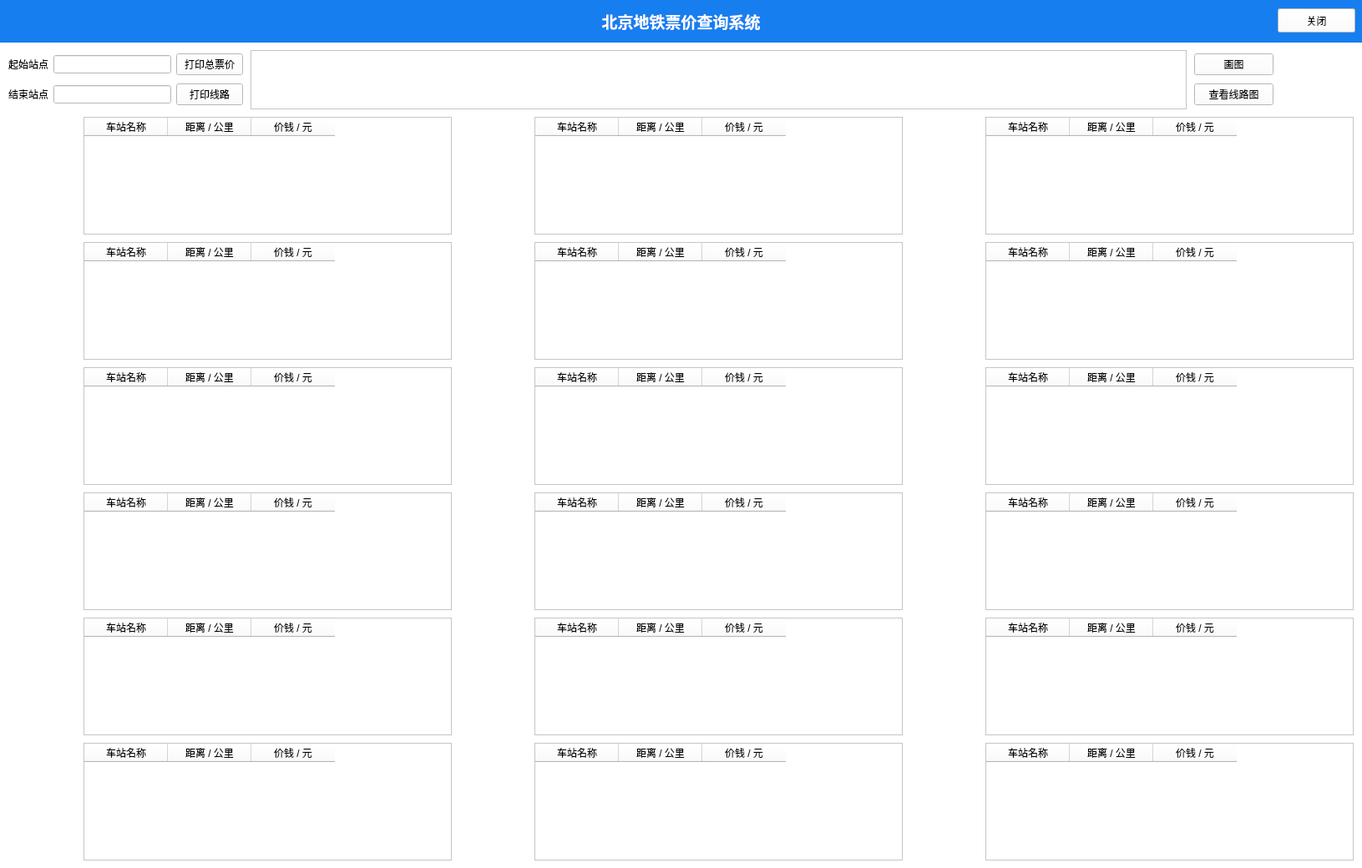
<?xml version="1.0" encoding="UTF-8"?>
<ui version="4.0">
 <class>Form</class>
 <widget class="QWidget" name="Form">
  <property name="geometry">
   <rect>
    <x>0</x>
    <y>0</y>
    <width>1631</width>
    <height>1040</height>
   </rect>
  </property>
  <property name="windowTitle">
   <string>Form</string>
  </property>
  <property name="styleSheet">
   <string notr="true">background-color: rgb(255, 255, 255);</string>
  </property>
  <widget class="QPushButton" name="exit_button">
   <property name="geometry">
    <rect>
     <x>1530</x>
     <y>10</y>
     <width>93</width>
     <height>29</height>
    </rect>
   </property>
   <property name="styleSheet">
    <string notr="true">font: 9pt &quot;微软雅黑&quot;;</string>
   </property>
   <property name="text">
    <string>关闭</string>
   </property>
  </widget>
  <widget class="QLabel" name="label_5">
   <property name="geometry">
    <rect>
     <x>0</x>
     <y>0</y>
     <width>1631</width>
     <height>51</height>
    </rect>
   </property>
   <property name="palette">
    <palette>
     <active>
      <colorrole role="WindowText">
       <brush brushstyle="SolidPattern">
        <color alpha="255">
         <red>0</red>
         <green>0</green>
         <blue>0</blue>
        </color>
       </brush>
      </colorrole>
      <colorrole role="Button">
       <brush brushstyle="SolidPattern">
        <color alpha="255">
         <red>22</red>
         <green>126</green>
         <blue>239</blue>
        </color>
       </brush>
      </colorrole>
      <colorrole role="Light">
       <brush brushstyle="SolidPattern">
        <color alpha="255">
         <red>120</red>
         <green>214</green>
         <blue>255</blue>
        </color>
       </brush>
      </colorrole>
      <colorrole role="Midlight">
       <brush brushstyle="SolidPattern">
        <color alpha="255">
         <red>67</red>
         <green>193</green>
         <blue>247</blue>
        </color>
       </brush>
      </colorrole>
      <colorrole role="Dark">
       <brush brushstyle="SolidPattern">
        <color alpha="255">
         <red>7</red>
         <green>86</green>
         <blue>120</blue>
        </color>
       </brush>
      </colorrole>
      <colorrole role="Mid">
       <brush brushstyle="SolidPattern">
        <color alpha="255">
         <red>9</red>
         <green>115</green>
         <blue>160</blue>
        </color>
       </brush>
      </colorrole>
      <colorrole role="Text">
       <brush brushstyle="SolidPattern">
        <color alpha="255">
         <red>0</red>
         <green>0</green>
         <blue>0</blue>
        </color>
       </brush>
      </colorrole>
      <colorrole role="BrightText">
       <brush brushstyle="SolidPattern">
        <color alpha="255">
         <red>255</red>
         <green>255</green>
         <blue>255</blue>
        </color>
       </brush>
      </colorrole>
      <colorrole role="ButtonText">
       <brush brushstyle="SolidPattern">
        <color alpha="255">
         <red>0</red>
         <green>0</green>
         <blue>0</blue>
        </color>
       </brush>
      </colorrole>
      <colorrole role="Base">
       <brush brushstyle="SolidPattern">
        <color alpha="255">
         <red>22</red>
         <green>126</green>
         <blue>239</blue>
        </color>
       </brush>
      </colorrole>
      <colorrole role="Window">
       <brush brushstyle="SolidPattern">
        <color alpha="255">
         <red>22</red>
         <green>126</green>
         <blue>239</blue>
        </color>
       </brush>
      </colorrole>
      <colorrole role="Shadow">
       <brush brushstyle="SolidPattern">
        <color alpha="255">
         <red>0</red>
         <green>0</green>
         <blue>0</blue>
        </color>
       </brush>
      </colorrole>
      <colorrole role="AlternateBase">
       <brush brushstyle="SolidPattern">
        <color alpha="255">
         <red>134</red>
         <green>213</green>
         <blue>247</blue>
        </color>
       </brush>
      </colorrole>
      <colorrole role="ToolTipBase">
       <brush brushstyle="SolidPattern">
        <color alpha="255">
         <red>255</red>
         <green>255</green>
         <blue>220</blue>
        </color>
       </brush>
      </colorrole>
      <colorrole role="ToolTipText">
       <brush brushstyle="SolidPattern">
        <color alpha="255">
         <red>0</red>
         <green>0</green>
         <blue>0</blue>
        </color>
       </brush>
      </colorrole>
      <colorrole role="PlaceholderText">
       <brush brushstyle="SolidPattern">
        <color alpha="128">
         <red>0</red>
         <green>0</green>
         <blue>0</blue>
        </color>
       </brush>
      </colorrole>
     </active>
     <inactive>
      <colorrole role="WindowText">
       <brush brushstyle="SolidPattern">
        <color alpha="255">
         <red>0</red>
         <green>0</green>
         <blue>0</blue>
        </color>
       </brush>
      </colorrole>
      <colorrole role="Button">
       <brush brushstyle="SolidPattern">
        <color alpha="255">
         <red>22</red>
         <green>126</green>
         <blue>239</blue>
        </color>
       </brush>
      </colorrole>
      <colorrole role="Light">
       <brush brushstyle="SolidPattern">
        <color alpha="255">
         <red>120</red>
         <green>214</green>
         <blue>255</blue>
        </color>
       </brush>
      </colorrole>
      <colorrole role="Midlight">
       <brush brushstyle="SolidPattern">
        <color alpha="255">
         <red>67</red>
         <green>193</green>
         <blue>247</blue>
        </color>
       </brush>
      </colorrole>
      <colorrole role="Dark">
       <brush brushstyle="SolidPattern">
        <color alpha="255">
         <red>7</red>
         <green>86</green>
         <blue>120</blue>
        </color>
       </brush>
      </colorrole>
      <colorrole role="Mid">
       <brush brushstyle="SolidPattern">
        <color alpha="255">
         <red>9</red>
         <green>115</green>
         <blue>160</blue>
        </color>
       </brush>
      </colorrole>
      <colorrole role="Text">
       <brush brushstyle="SolidPattern">
        <color alpha="255">
         <red>0</red>
         <green>0</green>
         <blue>0</blue>
        </color>
       </brush>
      </colorrole>
      <colorrole role="BrightText">
       <brush brushstyle="SolidPattern">
        <color alpha="255">
         <red>255</red>
         <green>255</green>
         <blue>255</blue>
        </color>
       </brush>
      </colorrole>
      <colorrole role="ButtonText">
       <brush brushstyle="SolidPattern">
        <color alpha="255">
         <red>0</red>
         <green>0</green>
         <blue>0</blue>
        </color>
       </brush>
      </colorrole>
      <colorrole role="Base">
       <brush brushstyle="SolidPattern">
        <color alpha="255">
         <red>22</red>
         <green>126</green>
         <blue>239</blue>
        </color>
       </brush>
      </colorrole>
      <colorrole role="Window">
       <brush brushstyle="SolidPattern">
        <color alpha="255">
         <red>22</red>
         <green>126</green>
         <blue>239</blue>
        </color>
       </brush>
      </colorrole>
      <colorrole role="Shadow">
       <brush brushstyle="SolidPattern">
        <color alpha="255">
         <red>0</red>
         <green>0</green>
         <blue>0</blue>
        </color>
       </brush>
      </colorrole>
      <colorrole role="AlternateBase">
       <brush brushstyle="SolidPattern">
        <color alpha="255">
         <red>134</red>
         <green>213</green>
         <blue>247</blue>
        </color>
       </brush>
      </colorrole>
      <colorrole role="ToolTipBase">
       <brush brushstyle="SolidPattern">
        <color alpha="255">
         <red>255</red>
         <green>255</green>
         <blue>220</blue>
        </color>
       </brush>
      </colorrole>
      <colorrole role="ToolTipText">
       <brush brushstyle="SolidPattern">
        <color alpha="255">
         <red>0</red>
         <green>0</green>
         <blue>0</blue>
        </color>
       </brush>
      </colorrole>
      <colorrole role="PlaceholderText">
       <brush brushstyle="SolidPattern">
        <color alpha="128">
         <red>0</red>
         <green>0</green>
         <blue>0</blue>
        </color>
       </brush>
      </colorrole>
     </inactive>
     <disabled>
      <colorrole role="WindowText">
       <brush brushstyle="SolidPattern">
        <color alpha="255">
         <red>7</red>
         <green>86</green>
         <blue>120</blue>
        </color>
       </brush>
      </colorrole>
      <colorrole role="Button">
       <brush brushstyle="SolidPattern">
        <color alpha="255">
         <red>22</red>
         <green>126</green>
         <blue>239</blue>
        </color>
       </brush>
      </colorrole>
      <colorrole role="Light">
       <brush brushstyle="SolidPattern">
        <color alpha="255">
         <red>120</red>
         <green>214</green>
         <blue>255</blue>
        </color>
       </brush>
      </colorrole>
      <colorrole role="Midlight">
       <brush brushstyle="SolidPattern">
        <color alpha="255">
         <red>67</red>
         <green>193</green>
         <blue>247</blue>
        </color>
       </brush>
      </colorrole>
      <colorrole role="Dark">
       <brush brushstyle="SolidPattern">
        <color alpha="255">
         <red>7</red>
         <green>86</green>
         <blue>120</blue>
        </color>
       </brush>
      </colorrole>
      <colorrole role="Mid">
       <brush brushstyle="SolidPattern">
        <color alpha="255">
         <red>9</red>
         <green>115</green>
         <blue>160</blue>
        </color>
       </brush>
      </colorrole>
      <colorrole role="Text">
       <brush brushstyle="SolidPattern">
        <color alpha="255">
         <red>7</red>
         <green>86</green>
         <blue>120</blue>
        </color>
       </brush>
      </colorrole>
      <colorrole role="BrightText">
       <brush brushstyle="SolidPattern">
        <color alpha="255">
         <red>255</red>
         <green>255</green>
         <blue>255</blue>
        </color>
       </brush>
      </colorrole>
      <colorrole role="ButtonText">
       <brush brushstyle="SolidPattern">
        <color alpha="255">
         <red>7</red>
         <green>86</green>
         <blue>120</blue>
        </color>
       </brush>
      </colorrole>
      <colorrole role="Base">
       <brush brushstyle="SolidPattern">
        <color alpha="255">
         <red>22</red>
         <green>126</green>
         <blue>239</blue>
        </color>
       </brush>
      </colorrole>
      <colorrole role="Window">
       <brush brushstyle="SolidPattern">
        <color alpha="255">
         <red>22</red>
         <green>126</green>
         <blue>239</blue>
        </color>
       </brush>
      </colorrole>
      <colorrole role="Shadow">
       <brush brushstyle="SolidPattern">
        <color alpha="255">
         <red>0</red>
         <green>0</green>
         <blue>0</blue>
        </color>
       </brush>
      </colorrole>
      <colorrole role="AlternateBase">
       <brush brushstyle="SolidPattern">
        <color alpha="255">
         <red>14</red>
         <green>172</green>
         <blue>240</blue>
        </color>
       </brush>
      </colorrole>
      <colorrole role="ToolTipBase">
       <brush brushstyle="SolidPattern">
        <color alpha="255">
         <red>255</red>
         <green>255</green>
         <blue>220</blue>
        </color>
       </brush>
      </colorrole>
      <colorrole role="ToolTipText">
       <brush brushstyle="SolidPattern">
        <color alpha="255">
         <red>0</red>
         <green>0</green>
         <blue>0</blue>
        </color>
       </brush>
      </colorrole>
      <colorrole role="PlaceholderText">
       <brush brushstyle="SolidPattern">
        <color alpha="128">
         <red>0</red>
         <green>0</green>
         <blue>0</blue>
        </color>
       </brush>
      </colorrole>
     </disabled>
    </palette>
   </property>
   <property name="font">
    <font>
     <family>微软雅黑</family>
     <pointsize>16</pointsize>
    </font>
   </property>
   <property name="autoFillBackground">
    <bool>false</bool>
   </property>
   <property name="styleSheet">
    <string notr="true">background-color: rgb(22, 126, 239);</string>
   </property>
   <property name="text">
    <string>&lt;html&gt;&lt;head/&gt;&lt;body&gt;&lt;p align=&quot;center&quot;&gt;&lt;span style=&quot; font-size:14pt; font-weight:600; color:#ffffff;&quot;&gt;北京地铁票价查询系统&lt;/span&gt;&lt;/p&gt;&lt;/body&gt;&lt;/html&gt;</string>
   </property>
  </widget>
  <widget class="QLabel" name="image_1">
   <property name="geometry">
    <rect>
     <x>1530</x>
     <y>60</y>
     <width>91</width>
     <height>71</height>
    </rect>
   </property>
   <property name="styleSheet">
    <string notr="true">image: url(:/add_image/label_image_1.png);</string>
   </property>
   <property name="text">
    <string/>
   </property>
  </widget>
  <widget class="QWidget" name="layoutWidget">
   <property name="geometry">
    <rect>
     <x>10</x>
     <y>60</y>
     <width>281</width>
     <height>71</height>
    </rect>
   </property>
   <layout class="QVBoxLayout" name="verticalLayout">
    <item>
     <layout class="QHBoxLayout" name="horizontalLayout">
      <item>
       <widget class="QLabel" name="label">
        <property name="styleSheet">
         <string notr="true">font: 75 10pt &quot;微软雅黑&quot;;</string>
        </property>
        <property name="text">
         <string>起始站点</string>
        </property>
       </widget>
      </item>
      <item>
       <widget class="QLineEdit" name="start_text"/>
      </item>
      <item>
       <widget class="QPushButton" name="print_button">
        <property name="font">
         <font>
          <family>微软雅黑</family>
          <pointsize>9</pointsize>
          <weight>50</weight>
          <italic>false</italic>
          <bold>false</bold>
         </font>
        </property>
        <property name="autoFillBackground">
         <bool>false</bool>
        </property>
        <property name="styleSheet">
         <string notr="true"/>
        </property>
        <property name="text">
         <string>打印总票价</string>
        </property>
       </widget>
      </item>
     </layout>
    </item>
    <item>
     <layout class="QHBoxLayout" name="horizontalLayout_2">
      <item>
       <widget class="QLabel" name="label_2">
        <property name="styleSheet">
         <string notr="true">font: 75 10pt &quot;微软雅黑&quot;;</string>
        </property>
        <property name="text">
         <string>结束站点</string>
        </property>
       </widget>
      </item>
      <item>
       <widget class="QLineEdit" name="end_text"/>
      </item>
      <item>
       <widget class="QPushButton" name="print_button_2">
        <property name="palette">
         <palette>
          <active>
           <colorrole role="WindowText">
            <brush brushstyle="SolidPattern">
             <color alpha="255">
              <red>0</red>
              <green>0</green>
              <blue>0</blue>
             </color>
            </brush>
           </colorrole>
           <colorrole role="Button">
            <brush brushstyle="SolidPattern">
             <color alpha="255">
              <red>255</red>
              <green>255</green>
              <blue>255</blue>
             </color>
            </brush>
           </colorrole>
           <colorrole role="Text">
            <brush brushstyle="SolidPattern">
             <color alpha="255">
              <red>0</red>
              <green>0</green>
              <blue>0</blue>
             </color>
            </brush>
           </colorrole>
           <colorrole role="ButtonText">
            <brush brushstyle="SolidPattern">
             <color alpha="255">
              <red>0</red>
              <green>0</green>
              <blue>0</blue>
             </color>
            </brush>
           </colorrole>
           <colorrole role="Base">
            <brush brushstyle="SolidPattern">
             <color alpha="255">
              <red>255</red>
              <green>255</green>
              <blue>255</blue>
             </color>
            </brush>
           </colorrole>
           <colorrole role="Window">
            <brush brushstyle="SolidPattern">
             <color alpha="255">
              <red>255</red>
              <green>255</green>
              <blue>255</blue>
             </color>
            </brush>
           </colorrole>
           <colorrole role="PlaceholderText">
            <brush brushstyle="NoBrush">
             <color alpha="128">
              <red>0</red>
              <green>0</green>
              <blue>0</blue>
             </color>
            </brush>
           </colorrole>
          </active>
          <inactive>
           <colorrole role="WindowText">
            <brush brushstyle="SolidPattern">
             <color alpha="255">
              <red>0</red>
              <green>0</green>
              <blue>0</blue>
             </color>
            </brush>
           </colorrole>
           <colorrole role="Button">
            <brush brushstyle="SolidPattern">
             <color alpha="255">
              <red>255</red>
              <green>255</green>
              <blue>255</blue>
             </color>
            </brush>
           </colorrole>
           <colorrole role="Text">
            <brush brushstyle="SolidPattern">
             <color alpha="255">
              <red>0</red>
              <green>0</green>
              <blue>0</blue>
             </color>
            </brush>
           </colorrole>
           <colorrole role="ButtonText">
            <brush brushstyle="SolidPattern">
             <color alpha="255">
              <red>0</red>
              <green>0</green>
              <blue>0</blue>
             </color>
            </brush>
           </colorrole>
           <colorrole role="Base">
            <brush brushstyle="SolidPattern">
             <color alpha="255">
              <red>255</red>
              <green>255</green>
              <blue>255</blue>
             </color>
            </brush>
           </colorrole>
           <colorrole role="Window">
            <brush brushstyle="SolidPattern">
             <color alpha="255">
              <red>255</red>
              <green>255</green>
              <blue>255</blue>
             </color>
            </brush>
           </colorrole>
           <colorrole role="PlaceholderText">
            <brush brushstyle="NoBrush">
             <color alpha="128">
              <red>0</red>
              <green>0</green>
              <blue>0</blue>
             </color>
            </brush>
           </colorrole>
          </inactive>
          <disabled>
           <colorrole role="WindowText">
            <brush brushstyle="SolidPattern">
             <color alpha="255">
              <red>0</red>
              <green>0</green>
              <blue>0</blue>
             </color>
            </brush>
           </colorrole>
           <colorrole role="Button">
            <brush brushstyle="SolidPattern">
             <color alpha="255">
              <red>255</red>
              <green>255</green>
              <blue>255</blue>
             </color>
            </brush>
           </colorrole>
           <colorrole role="Text">
            <brush brushstyle="SolidPattern">
             <color alpha="255">
              <red>0</red>
              <green>0</green>
              <blue>0</blue>
             </color>
            </brush>
           </colorrole>
           <colorrole role="ButtonText">
            <brush brushstyle="SolidPattern">
             <color alpha="255">
              <red>0</red>
              <green>0</green>
              <blue>0</blue>
             </color>
            </brush>
           </colorrole>
           <colorrole role="Base">
            <brush brushstyle="SolidPattern">
             <color alpha="255">
              <red>255</red>
              <green>255</green>
              <blue>255</blue>
             </color>
            </brush>
           </colorrole>
           <colorrole role="Window">
            <brush brushstyle="SolidPattern">
             <color alpha="255">
              <red>255</red>
              <green>255</green>
              <blue>255</blue>
             </color>
            </brush>
           </colorrole>
           <colorrole role="PlaceholderText">
            <brush brushstyle="NoBrush">
             <color alpha="128">
              <red>0</red>
              <green>0</green>
              <blue>0</blue>
             </color>
            </brush>
           </colorrole>
          </disabled>
         </palette>
        </property>
        <property name="styleSheet">
         <string notr="true">color: rgb(0, 0, 0);
font: 75 9pt &quot;微软雅黑&quot;;</string>
        </property>
        <property name="text">
         <string>打印线路</string>
        </property>
        <property name="autoDefault">
         <bool>true</bool>
        </property>
       </widget>
      </item>
     </layout>
    </item>
   </layout>
  </widget>
  <widget class="QTableWidget" name="table_widget_1">
   <property name="geometry">
    <rect>
     <x>100</x>
     <y>140</y>
     <width>441</width>
     <height>141</height>
    </rect>
   </property>
   <column>
    <property name="text">
     <string>车站名称</string>
    </property>
   </column>
   <column>
    <property name="text">
     <string>距离 / 公里</string>
    </property>
   </column>
   <column>
    <property name="text">
     <string>价钱 / 元</string>
    </property>
   </column>
  </widget>
  <widget class="QTextBrowser" name="output_text_2">
   <property name="geometry">
    <rect>
     <x>300</x>
     <y>60</y>
     <width>1121</width>
     <height>71</height>
    </rect>
   </property>
  </widget>
  <widget class="QLabel" name="label_3">
   <property name="geometry">
    <rect>
     <x>10</x>
     <y>140</y>
     <width>81</width>
     <height>51</height>
    </rect>
   </property>
   <property name="styleSheet">
    <string notr="true">image: url(:/add_image/line1.png);</string>
   </property>
   <property name="text">
    <string/>
   </property>
  </widget>
  <widget class="QTableWidget" name="table_widget_2">
   <property name="geometry">
    <rect>
     <x>100</x>
     <y>290</y>
     <width>441</width>
     <height>141</height>
    </rect>
   </property>
   <column>
    <property name="text">
     <string>车站名称</string>
    </property>
   </column>
   <column>
    <property name="text">
     <string>距离 / 公里</string>
    </property>
   </column>
   <column>
    <property name="text">
     <string>价钱 / 元</string>
    </property>
   </column>
  </widget>
  <widget class="QLabel" name="label_4">
   <property name="geometry">
    <rect>
     <x>10</x>
     <y>290</y>
     <width>81</width>
     <height>51</height>
    </rect>
   </property>
   <property name="styleSheet">
    <string notr="true">image: url(:/add_image/lin2.png);</string>
   </property>
   <property name="text">
    <string/>
   </property>
  </widget>
  <widget class="QTableWidget" name="table_widget_3">
   <property name="geometry">
    <rect>
     <x>100</x>
     <y>440</y>
     <width>441</width>
     <height>141</height>
    </rect>
   </property>
   <column>
    <property name="text">
     <string>车站名称</string>
    </property>
   </column>
   <column>
    <property name="text">
     <string>距离 / 公里</string>
    </property>
   </column>
   <column>
    <property name="text">
     <string>价钱 / 元</string>
    </property>
   </column>
  </widget>
  <widget class="QLabel" name="label_6">
   <property name="geometry">
    <rect>
     <x>10</x>
     <y>440</y>
     <width>81</width>
     <height>51</height>
    </rect>
   </property>
   <property name="styleSheet">
    <string notr="true">image: url(:/add_image/line4.png);</string>
   </property>
   <property name="text">
    <string/>
   </property>
  </widget>
  <widget class="QTableWidget" name="table_widget_4">
   <property name="geometry">
    <rect>
     <x>100</x>
     <y>590</y>
     <width>441</width>
     <height>141</height>
    </rect>
   </property>
   <column>
    <property name="text">
     <string>车站名称</string>
    </property>
   </column>
   <column>
    <property name="text">
     <string>距离 / 公里</string>
    </property>
   </column>
   <column>
    <property name="text">
     <string>价钱 / 元</string>
    </property>
   </column>
  </widget>
  <widget class="QLabel" name="label_7">
   <property name="geometry">
    <rect>
     <x>10</x>
     <y>590</y>
     <width>81</width>
     <height>51</height>
    </rect>
   </property>
   <property name="styleSheet">
    <string notr="true">image: url(:/add_image/line5.png);</string>
   </property>
   <property name="text">
    <string/>
   </property>
  </widget>
  <widget class="QTableWidget" name="table_widget_5">
   <property name="geometry">
    <rect>
     <x>100</x>
     <y>740</y>
     <width>441</width>
     <height>141</height>
    </rect>
   </property>
   <column>
    <property name="text">
     <string>车站名称</string>
    </property>
   </column>
   <column>
    <property name="text">
     <string>距离 / 公里</string>
    </property>
   </column>
   <column>
    <property name="text">
     <string>价钱 / 元</string>
    </property>
   </column>
  </widget>
  <widget class="QLabel" name="label_8">
   <property name="geometry">
    <rect>
     <x>10</x>
     <y>740</y>
     <width>81</width>
     <height>51</height>
    </rect>
   </property>
   <property name="styleSheet">
    <string notr="true">image: url(:/line6.png);</string>
   </property>
   <property name="text">
    <string/>
   </property>
  </widget>
  <widget class="QTableWidget" name="table_widget_6">
   <property name="geometry">
    <rect>
     <x>100</x>
     <y>890</y>
     <width>441</width>
     <height>141</height>
    </rect>
   </property>
   <column>
    <property name="text">
     <string>车站名称</string>
    </property>
   </column>
   <column>
    <property name="text">
     <string>距离 / 公里</string>
    </property>
   </column>
   <column>
    <property name="text">
     <string>价钱 / 元</string>
    </property>
   </column>
  </widget>
  <widget class="QLabel" name="label_9">
   <property name="geometry">
    <rect>
     <x>10</x>
     <y>890</y>
     <width>81</width>
     <height>51</height>
    </rect>
   </property>
   <property name="styleSheet">
    <string notr="true">image: url(:/line7.png);</string>
   </property>
   <property name="text">
    <string/>
   </property>
  </widget>
  <widget class="QTableWidget" name="table_widget_7">
   <property name="geometry">
    <rect>
     <x>640</x>
     <y>140</y>
     <width>441</width>
     <height>141</height>
    </rect>
   </property>
   <column>
    <property name="text">
     <string>车站名称</string>
    </property>
   </column>
   <column>
    <property name="text">
     <string>距离 / 公里</string>
    </property>
   </column>
   <column>
    <property name="text">
     <string>价钱 / 元</string>
    </property>
   </column>
  </widget>
  <widget class="QLabel" name="label_10">
   <property name="geometry">
    <rect>
     <x>550</x>
     <y>140</y>
     <width>81</width>
     <height>51</height>
    </rect>
   </property>
   <property name="styleSheet">
    <string notr="true">image: url(:/line8.png);</string>
   </property>
   <property name="text">
    <string/>
   </property>
  </widget>
  <widget class="QTableWidget" name="table_widget_8">
   <property name="geometry">
    <rect>
     <x>640</x>
     <y>290</y>
     <width>441</width>
     <height>141</height>
    </rect>
   </property>
   <column>
    <property name="text">
     <string>车站名称</string>
    </property>
   </column>
   <column>
    <property name="text">
     <string>距离 / 公里</string>
    </property>
   </column>
   <column>
    <property name="text">
     <string>价钱 / 元</string>
    </property>
   </column>
  </widget>
  <widget class="QLabel" name="label_11">
   <property name="geometry">
    <rect>
     <x>550</x>
     <y>290</y>
     <width>81</width>
     <height>51</height>
    </rect>
   </property>
   <property name="styleSheet">
    <string notr="true">image: url(:/add_image/line9.png);</string>
   </property>
   <property name="text">
    <string/>
   </property>
  </widget>
  <widget class="QTableWidget" name="table_widget_9">
   <property name="geometry">
    <rect>
     <x>640</x>
     <y>440</y>
     <width>441</width>
     <height>141</height>
    </rect>
   </property>
   <column>
    <property name="text">
     <string>车站名称</string>
    </property>
   </column>
   <column>
    <property name="text">
     <string>距离 / 公里</string>
    </property>
   </column>
   <column>
    <property name="text">
     <string>价钱 / 元</string>
    </property>
   </column>
  </widget>
  <widget class="QLabel" name="label_12">
   <property name="geometry">
    <rect>
     <x>550</x>
     <y>440</y>
     <width>81</width>
     <height>51</height>
    </rect>
   </property>
   <property name="styleSheet">
    <string notr="true">image: url(:/add_image/line10.png);</string>
   </property>
   <property name="text">
    <string/>
   </property>
  </widget>
  <widget class="QTableWidget" name="table_widget_10">
   <property name="geometry">
    <rect>
     <x>640</x>
     <y>590</y>
     <width>441</width>
     <height>141</height>
    </rect>
   </property>
   <column>
    <property name="text">
     <string>车站名称</string>
    </property>
   </column>
   <column>
    <property name="text">
     <string>距离 / 公里</string>
    </property>
   </column>
   <column>
    <property name="text">
     <string>价钱 / 元</string>
    </property>
   </column>
  </widget>
  <widget class="QLabel" name="label_13">
   <property name="geometry">
    <rect>
     <x>550</x>
     <y>590</y>
     <width>81</width>
     <height>51</height>
    </rect>
   </property>
   <property name="styleSheet">
    <string notr="true">image: url(:/line13.png);</string>
   </property>
   <property name="text">
    <string/>
   </property>
  </widget>
  <widget class="QTableWidget" name="table_widget_11">
   <property name="geometry">
    <rect>
     <x>640</x>
     <y>740</y>
     <width>441</width>
     <height>141</height>
    </rect>
   </property>
   <column>
    <property name="text">
     <string>车站名称</string>
    </property>
   </column>
   <column>
    <property name="text">
     <string>距离 / 公里</string>
    </property>
   </column>
   <column>
    <property name="text">
     <string>价钱 / 元</string>
    </property>
   </column>
  </widget>
  <widget class="QLabel" name="label_14">
   <property name="geometry">
    <rect>
     <x>550</x>
     <y>740</y>
     <width>81</width>
     <height>51</height>
    </rect>
   </property>
   <property name="styleSheet">
    <string notr="true">image: url(:/add_image/line14_1.png);</string>
   </property>
   <property name="text">
    <string/>
   </property>
  </widget>
  <widget class="QLabel" name="label_15">
   <property name="geometry">
    <rect>
     <x>550</x>
     <y>890</y>
     <width>81</width>
     <height>51</height>
    </rect>
   </property>
   <property name="styleSheet">
    <string notr="true">image: url(:/add_image/line14_2.png);</string>
   </property>
   <property name="text">
    <string/>
   </property>
  </widget>
  <widget class="QTableWidget" name="table_widget_12">
   <property name="geometry">
    <rect>
     <x>640</x>
     <y>890</y>
     <width>441</width>
     <height>141</height>
    </rect>
   </property>
   <column>
    <property name="text">
     <string>车站名称</string>
    </property>
   </column>
   <column>
    <property name="text">
     <string>距离 / 公里</string>
    </property>
   </column>
   <column>
    <property name="text">
     <string>价钱 / 元</string>
    </property>
   </column>
  </widget>
  <widget class="QLabel" name="label_16">
   <property name="geometry">
    <rect>
     <x>1090</x>
     <y>140</y>
     <width>81</width>
     <height>51</height>
    </rect>
   </property>
   <property name="styleSheet">
    <string notr="true">image: url(:/line01.png);</string>
   </property>
   <property name="text">
    <string/>
   </property>
  </widget>
  <widget class="QTableWidget" name="table_widget_13">
   <property name="geometry">
    <rect>
     <x>1180</x>
     <y>140</y>
     <width>441</width>
     <height>141</height>
    </rect>
   </property>
   <column>
    <property name="text">
     <string>车站名称</string>
    </property>
   </column>
   <column>
    <property name="text">
     <string>距离 / 公里</string>
    </property>
   </column>
   <column>
    <property name="text">
     <string>价钱 / 元</string>
    </property>
   </column>
  </widget>
  <widget class="QTableWidget" name="table_widget_14">
   <property name="geometry">
    <rect>
     <x>1180</x>
     <y>290</y>
     <width>441</width>
     <height>141</height>
    </rect>
   </property>
   <column>
    <property name="text">
     <string>车站名称</string>
    </property>
   </column>
   <column>
    <property name="text">
     <string>距离 / 公里</string>
    </property>
   </column>
   <column>
    <property name="text">
     <string>价钱 / 元</string>
    </property>
   </column>
  </widget>
  <widget class="QLabel" name="label_17">
   <property name="geometry">
    <rect>
     <x>1090</x>
     <y>290</y>
     <width>81</width>
     <height>51</height>
    </rect>
   </property>
   <property name="styleSheet">
    <string notr="true">image: url(:/add_image/line02.png);</string>
   </property>
   <property name="text">
    <string/>
   </property>
  </widget>
  <widget class="QTableWidget" name="table_widget_15">
   <property name="geometry">
    <rect>
     <x>1180</x>
     <y>440</y>
     <width>441</width>
     <height>141</height>
    </rect>
   </property>
   <column>
    <property name="text">
     <string>车站名称</string>
    </property>
   </column>
   <column>
    <property name="text">
     <string>距离 / 公里</string>
    </property>
   </column>
   <column>
    <property name="text">
     <string>价钱 / 元</string>
    </property>
   </column>
  </widget>
  <widget class="QLabel" name="label_18">
   <property name="geometry">
    <rect>
     <x>1090</x>
     <y>440</y>
     <width>81</width>
     <height>51</height>
    </rect>
   </property>
   <property name="styleSheet">
    <string notr="true">image: url(:/line03.png);</string>
   </property>
   <property name="text">
    <string/>
   </property>
  </widget>
  <widget class="QTableWidget" name="table_widget_16">
   <property name="geometry">
    <rect>
     <x>1180</x>
     <y>590</y>
     <width>441</width>
     <height>141</height>
    </rect>
   </property>
   <column>
    <property name="text">
     <string>车站名称</string>
    </property>
   </column>
   <column>
    <property name="text">
     <string>距离 / 公里</string>
    </property>
   </column>
   <column>
    <property name="text">
     <string>价钱 / 元</string>
    </property>
   </column>
  </widget>
  <widget class="QLabel" name="label_19">
   <property name="geometry">
    <rect>
     <x>1090</x>
     <y>590</y>
     <width>81</width>
     <height>51</height>
    </rect>
   </property>
   <property name="styleSheet">
    <string notr="true">image: url(:/add_image/line04.png);</string>
   </property>
   <property name="text">
    <string/>
   </property>
  </widget>
  <widget class="QTableWidget" name="table_widget_17">
   <property name="geometry">
    <rect>
     <x>1180</x>
     <y>740</y>
     <width>441</width>
     <height>141</height>
    </rect>
   </property>
   <column>
    <property name="text">
     <string>车站名称</string>
    </property>
   </column>
   <column>
    <property name="text">
     <string>距离 / 公里</string>
    </property>
   </column>
   <column>
    <property name="text">
     <string>价钱 / 元</string>
    </property>
   </column>
  </widget>
  <widget class="QLabel" name="label_20">
   <property name="geometry">
    <rect>
     <x>1090</x>
     <y>740</y>
     <width>81</width>
     <height>51</height>
    </rect>
   </property>
   <property name="styleSheet">
    <string notr="true">image: url(:/line05.png);</string>
   </property>
   <property name="text">
    <string/>
   </property>
  </widget>
  <widget class="QTableWidget" name="table_widget_18">
   <property name="geometry">
    <rect>
     <x>1180</x>
     <y>890</y>
     <width>441</width>
     <height>141</height>
    </rect>
   </property>
   <column>
    <property name="text">
     <string>车站名称</string>
    </property>
   </column>
   <column>
    <property name="text">
     <string>距离 / 公里</string>
    </property>
   </column>
   <column>
    <property name="text">
     <string>价钱 / 元</string>
    </property>
   </column>
  </widget>
  <widget class="QLabel" name="label_21">
   <property name="geometry">
    <rect>
     <x>1090</x>
     <y>890</y>
     <width>81</width>
     <height>51</height>
    </rect>
   </property>
   <property name="styleSheet">
    <string notr="true">image: url(:/add_image/line06.png);</string>
   </property>
   <property name="text">
    <string/>
   </property>
  </widget>
  <widget class="QWidget" name="layoutWidget">
   <property name="geometry">
    <rect>
     <x>1430</x>
     <y>60</y>
     <width>95</width>
     <height>71</height>
    </rect>
   </property>
   <layout class="QVBoxLayout" name="verticalLayout_2">
    <item>
     <widget class="QPushButton" name="draw_button">
      <property name="text">
       <string>画图</string>
      </property>
     </widget>
    </item>
    <item>
     <widget class="QPushButton" name="draw_pic">
      <property name="text">
       <string>查看线路图</string>
      </property>
     </widget>
    </item>
   </layout>
  </widget>
  <zorder>layoutWidget</zorder>
  <zorder>output_text_2</zorder>
  <zorder>table_widget_1</zorder>
  <zorder>label_5</zorder>
  <zorder>layoutWidget</zorder>
  <zorder>image_1</zorder>
  <zorder>exit_button</zorder>
  <zorder>label_3</zorder>
  <zorder>table_widget_2</zorder>
  <zorder>label_4</zorder>
  <zorder>table_widget_3</zorder>
  <zorder>label_6</zorder>
  <zorder>table_widget_4</zorder>
  <zorder>label_7</zorder>
  <zorder>table_widget_5</zorder>
  <zorder>label_8</zorder>
  <zorder>table_widget_6</zorder>
  <zorder>label_9</zorder>
  <zorder>table_widget_7</zorder>
  <zorder>label_10</zorder>
  <zorder>table_widget_8</zorder>
  <zorder>label_11</zorder>
  <zorder>table_widget_9</zorder>
  <zorder>label_12</zorder>
  <zorder>table_widget_10</zorder>
  <zorder>label_13</zorder>
  <zorder>table_widget_11</zorder>
  <zorder>label_14</zorder>
  <zorder>label_15</zorder>
  <zorder>table_widget_12</zorder>
  <zorder>label_16</zorder>
  <zorder>table_widget_13</zorder>
  <zorder>table_widget_14</zorder>
  <zorder>label_17</zorder>
  <zorder>table_widget_15</zorder>
  <zorder>label_18</zorder>
  <zorder>table_widget_16</zorder>
  <zorder>label_19</zorder>
  <zorder>table_widget_17</zorder>
  <zorder>label_20</zorder>
  <zorder>table_widget_18</zorder>
  <zorder>label_21</zorder>
 </widget>
 <resources>
  <include location="../background_tmp.qrc"/>
 </resources>
 <connections/>
</ui>
